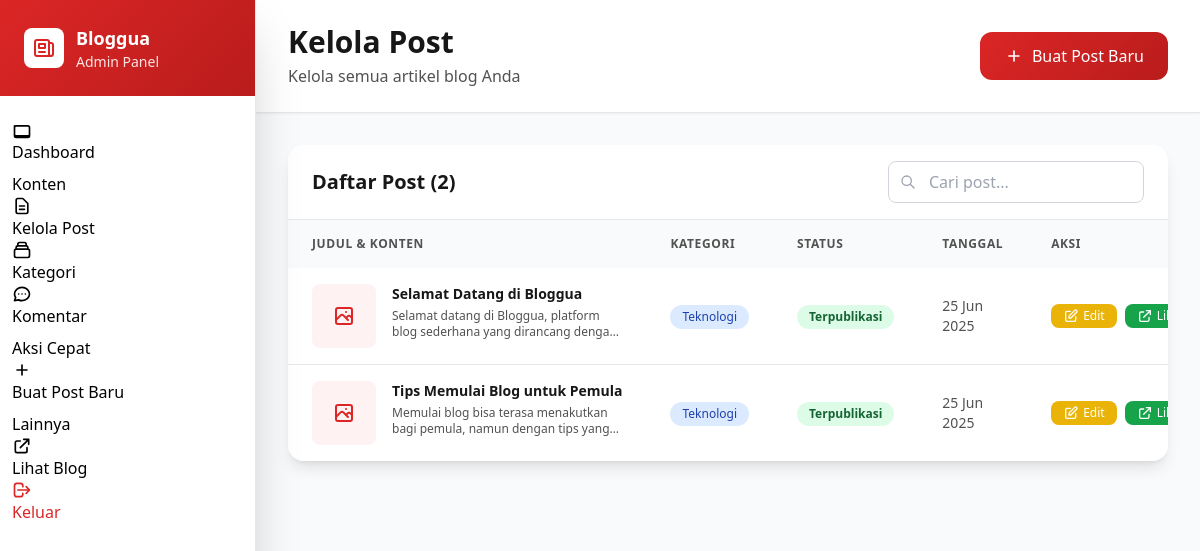
Page /admin/kelola-post.php (signed in) on the committed database.
### tables this page shows
CREATE TABLE posts (
    id INT AUTO_INCREMENT PRIMARY KEY,
    title VARCHAR(255) NOT NULL,
    slug VARCHAR(255) NOT NULL UNIQUE,
    content LONGTEXT NOT NULL,
    excerpt TEXT,
    thumbnail VARCHAR(255),
    category_id INT,
    status ENUM('draft', 'published') DEFAULT 'draft',
    created_at TIMESTAMP DEFAULT CURRENT_TIMESTAMP,
    updated_at TIMESTAMP DEFAULT CURRENT_TIMESTAMP ON UPDATE CURRENT_TIMESTAMP,
    FOREIGN KEY (category_id) REFERENCES categories(id) ON DELETE SET NULL
);

CREATE TABLE categories (
    id INT AUTO_INCREMENT PRIMARY KEY,
    name VARCHAR(100) NOT NULL UNIQUE,
    description TEXT,
    created_at TIMESTAMP DEFAULT CURRENT_TIMESTAMP
);

### config/database.php (called while the page is built, shortened)
<?php
class Database {
    private static $instance = null;
    private $connection;
    private function __construct() {
        try {
            $this->connection = new PDO(
                "mysql:host=" . DB_HOST . ";dbname=" . DB_NAME . ";charset=utf8mb4",
                DB_USER,
                DB_PASS,
                [
                    PDO::ATTR_ERRMODE => PDO::ERRMODE_EXCEPTION,
                    PDO::ATTR_DEFAULT_FETCH_MODE => PDO::FETCH_ASSOC,
                    PDO::ATTR_EMULATE_PREPARES => false
                ]
            );
        } catch(PDOException $e) {
            die("Database connection failed: " . $e->getMessage());
        }
    }
    public static function getInstance() {
        if (self::$instance === null) {
            self::$instance = new self();
        }
        return self::$instance;
    }
    public function getConnection() {
        return $this->connection;
    }
}
?>

### models/Post.php (called while the page is built, shortened)
<?php
class Post {
    private $db;
    public function __construct() {
        $this->db = Database::getInstance()->getConnection();
    }
    public function getAllPostsAdmin($limit = 10, $offset = 0) {
        $sql = "SELECT p.*, c.name as category_name
                FROM posts p
                LEFT JOIN categories c ON p.category_id = c.id
                ORDER BY p.created_at DESC
                LIMIT :limit OFFSET :offset";
        $stmt = $this->db->prepare($sql);
        $stmt->bindValue(':limit', $limit, PDO::PARAM_INT);
        $stmt->bindValue(':offset', $offset, PDO::PARAM_INT);
        $stmt->execute();
        return $stmt->fetchAll();
    }
}
?>

### includes/functions.php (called while the page is built, shortened)
<?php
function formatDate($date, $format = 'd M Y') {
    return date($format, strtotime($date));
}
function truncateText($text, $length = 150) {
    return substr($text, 0, $length) . '...';
}
?>

### admin/kelola-post.php (the view, shortened to what this page needs)
<?php
require_once '../config/database.php';
require_once '../models/Post.php';
require_once '../includes/functions.php';
$modelPost = new Post();
$halaman = isset($_GET['halaman']) ? (int)$_GET['halaman'] : 1;
$postPerHalaman = 10;
$offset = ($halaman - 1) * $postPerHalaman;
$postList = $modelPost->getAllPostsAdmin($postPerHalaman, $offset);
$totalPost = Database::getInstance()->getConnection()->query("SELECT COUNT(*) FROM posts")->fetchColumn();
?>
<!DOCTYPE html>
<html lang="id">
<head>
    <script src="https://cdn.tailwindcss.com"></script>
</head>
<body class="bg-gray-50">
    <div class="flex min-h-screen">
        <?php include 'includes/sidebar-modern.php'; ?>
        <main class="flex-1 ml-64 overflow-hidden">
            <header class="bg-white shadow-sm border-b border-gray-200 px-8 py-6">
                <div class="flex items-center justify-between">
                    <div>
                        <h1 class="text-3xl font-bold text-abu-900">Kelola Post</h1>
                        <p class="text-abu-600 mt-1">Kelola semua artikel blog Anda</p>
                    </div>
                    <a href="buat-post.php" class="inline-flex items-center px-6 py-3 gradient-bg text-white rounded-xl hover:shadow-lg transition-all transform hover:scale-105">
                        <svg class="w-5 h-5 mr-2" fill="none" stroke="currentColor" viewBox="0 0 24 24">
                            <path stroke-linecap="round" stroke-linejoin="round" stroke-width="2" d="M12 6v6m0 0v6m0-6h6m-6 0H6"></path>
                        </svg>
                        Buat Post Baru
                    </a>
                </div>
            </header>
            <div class="p-8">
                <div class="bg-white rounded-2xl shadow-lg overflow-hidden">
                    <div class="px-6 py-4 border-b border-gray-200 flex items-center justify-between">
                        <h2 class="text-xl font-bold text-abu-900">Daftar Post (<?php echo $totalPost; ?>)</h2>
                        <div class="flex items-center space-x-4">
                            <div class="relative">
                                <input type="text" id="table-search" placeholder="Cari post..."
                                       class="w-64 pl-10 pr-4 py-2 border border-gray-300 rounded-lg focus:ring-2 focus:ring-merah-utama focus:border-merah-utama">
                                <div class="absolute inset-y-0 left-0 pl-3 flex items-center pointer-events-none">
                                </div>
                            </div>
                        </div>
                    </div>
                    <div class="overflow-x-auto">
                        <?php if (!empty($postList)): ?>
                            <table class="w-full">
                                <thead class="bg-gray-50">
                                    <tr>
                                        <th class="px-6 py-4 text-left text-xs font-semibold text-abu-600 uppercase tracking-wider">Judul & Konten</th>
                                        <th class="px-6 py-4 text-left text-xs font-semibold text-abu-600 uppercase tracking-wider">Kategori</th>
                                        <th class="px-6 py-4 text-left text-xs font-semibold text-abu-600 uppercase tracking-wider">Status</th>
                                        <th class="px-6 py-4 text-left text-xs font-semibold text-abu-600 uppercase tracking-wider">Tanggal</th>
                                        <th class="px-6 py-4 text-left text-xs font-semibold text-abu-600 uppercase tracking-wider">Aksi</th>
                                    </tr>
                                </thead>
                                <tbody class="bg-white divide-y divide-gray-200">
                                    <?php foreach ($postList as $post): ?>
                                        <tr class="hover:bg-gray-50 transition-colors">
                                            <td class="px-6 py-4">
                                                <div class="flex items-start space-x-4">
                                                    <?php if ($post['thumbnail']): ?>
                                                        <img src="../uploads/<?php echo htmlspecialchars($post['thumbnail']); ?>"
                                                             alt="Thumbnail" class="w-16 h-16 object-cover rounded-lg flex-shrink-0">
                                                    <?php else: ?>
                                                        <div class="w-16 h-16 bg-merah-muda rounded-lg flex items-center justify-center flex-shrink-0">
                                                        </div>
                                                    <?php endif; ?>
                                                    <div class="flex-1 min-w-0">
                                                        <p class="text-sm font-semibold text-abu-900 truncate">
                                                            <?php echo htmlspecialchars($post['title']); ?>
                                                        </p>
                                                        <p class="text-xs text-abu-600 mt-1 line-clamp-2">
                                                            <?php echo htmlspecialchars(truncateText(strip_tags($post['content']), 100)); ?>
                                                        </p>
                                                    </div>
                                                </div>
                                            </td>
                                            <td class="px-6 py-4">
                                                <?php if ($post['category_name']): ?>
                                                    <span class="inline-flex px-3 py-1 text-xs font-medium bg-blue-100 text-blue-800 rounded-full">
                                                        <?php echo htmlspecialchars($post['category_name']); ?>
                                                    </span>
                                                <?php else: ?>
                                                    <span class="text-abu-600 text-sm">Tanpa kategori</span>
                                                <?php endif; ?>
                                            </td>
                                            <td class="px-6 py-4">
                                                <span class="inline-flex px-3 py-1 text-xs font-semibold rounded-full
                                                             <?php echo $post['status'] === 'published' ? 'bg-green-100 text-green-800' : 'bg-yellow-100 text-yellow-800'; ?>">
                                                    <?php echo $post['status'] === 'published' ? 'Terpublikasi' : 'Draft'; ?>
                                                </span>
                                            </td>
                                            <td class="px-6 py-4 text-sm text-abu-600">
                                                <div>
                                                    <?php echo formatDate($post['created_at']); ?>
                                                </div>
                                            </td>
                                            <td class="px-6 py-4">
                                                <div class="flex items-center space-x-2">
                                                    <a href="edit-post.php?id=<?php echo $post['id']; ?>"
                                                       class="inline-flex items-center px-3 py-1 bg-kuning text-white text-xs font-medium rounded-lg hover:bg-yellow-600 transition-colors">
                                                        <svg class="w-4 h-4 mr-1" fill="none" stroke="currentColor" viewBox="0 0 24 24">
                                                            <path stroke-linecap="round" stroke-linejoin="round" stroke-width="2" d="M11 5H6a2 2 0 00-2 2v11a2 2 0 002 2h11a2 2 0 002-2v-5m-1.414-9.414a2 2 0 112.828 2.828L11.828 15H9v-2.828l8.586-8.586z"></path>
                                                        </svg>
                                                        Edit
                                                    </a>
                                                    <a href="../artikel.php?slug=<?php echo urlencode($post['slug']); ?>" target="_blank"
                                                       class="inline-flex items-center px-3 py-1 bg-hijau text-white text-xs font-medium rounded-lg hover:bg-green-600 transition-colors">
                                                        <svg class="w-4 h-4 mr-1" fill="none" stroke="currentColor" viewBox="0 0 24 24">
                                                            <path stroke-linecap="round" stroke-linejoin="round" stroke-width="2" d="M10 6H6a2 2 0 00-2 2v10a2 2 0 002 2h10a2 2 0 002-2v-4M14 4h6m0 0v6m0-6L10 14"></path>
                                                        </svg>
                                                        Lihat
                                                    </a>
                                                </div>
                                            </td>
                                        </tr>
                                    <?php endforeach; ?>
                                </tbody>
                            </table>
                        <?php endif; ?>
                    </div>
                </div>
            </div>
        </main>
    </div>
</body>
</html>

### admin/kelola-post.php (style rules this page uses)
.gradient-bg { background: linear-gradient(135deg, #dc2626, #b91c1c); }

### rows in the picture
posts: title "Selamat Datang di Bloggua", content "Selamat datang di Bloggua, platform blog sederhana yang dirancang…", category.name "Teknologi", status "Terpublikasi", created_at "25 Jun 2025"
posts: title "Tips Memulai Blog untuk Pemula", content "Memulai blog bisa terasa menakutkan bagi pemula, namun dengan tips…", category.name "Teknologi", status "Terpublikasi", created_at "25 Jun 2025"

### other values in the picture
$totalPost "2"
